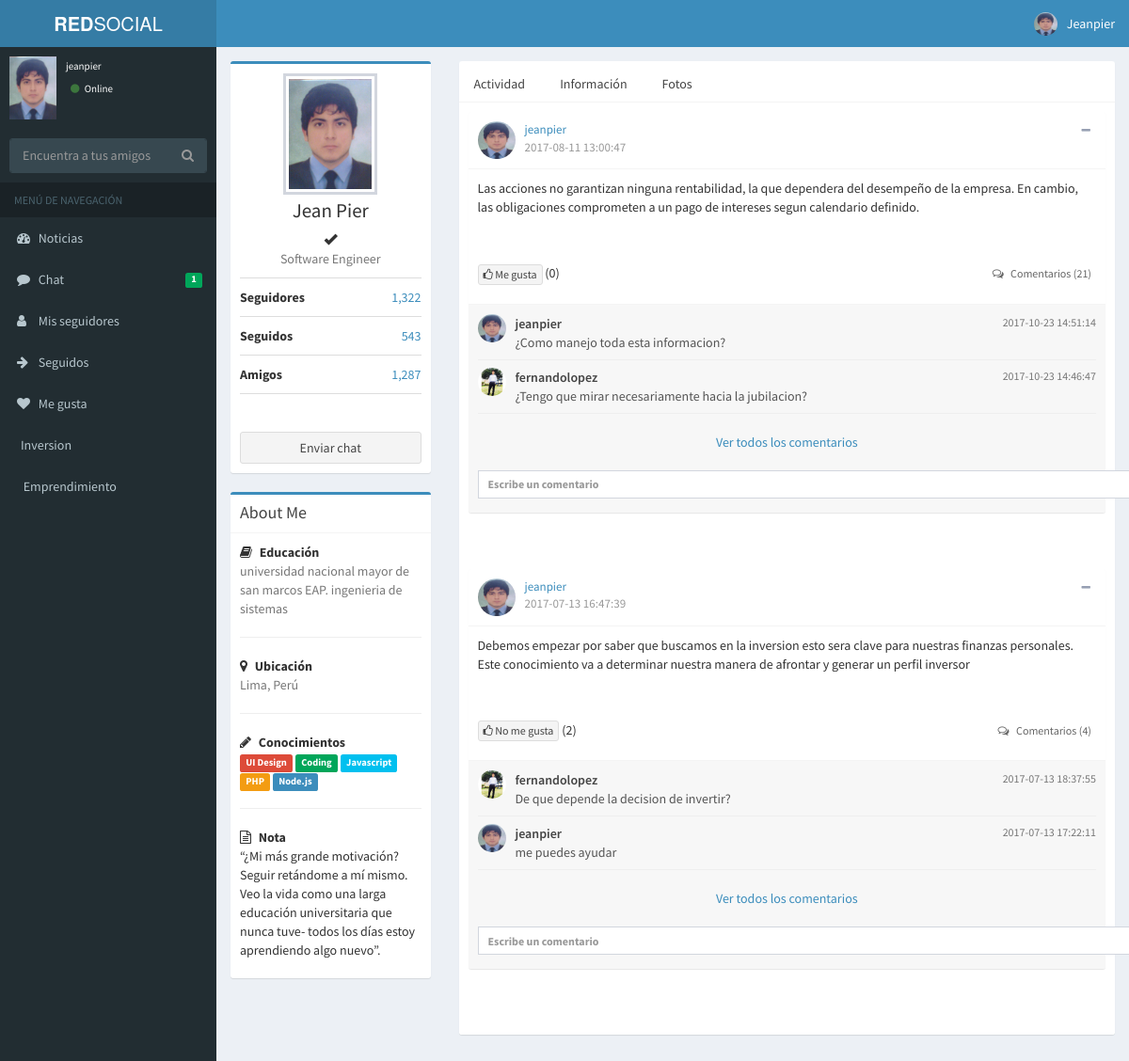
Page /perfil.php?id=1 (signed in) on the committed database.
### tables this page shows
CREATE TABLE `usuarios` (
  `id_use` int(11) NOT NULL,
  `nombre` varchar(100) NOT NULL,
  `usuario` varchar(100) NOT NULL,
  `contrasena` varchar(100) NOT NULL,
  `nacimiento` date NOT NULL,
  `avatar` varchar(200) NOT NULL,
  `email` varchar(100) NOT NULL,
  `sexo` varchar(100) NOT NULL,
  `fecha_reg` datetime NOT NULL,
  `verificado` int(11) NOT NULL DEFAULT '0',
  `privada` int(11) NOT NULL
);

CREATE TABLE `publicaciones` (
  `id_pub` int(11) NOT NULL,
  `usuario` int(11) NOT NULL,
  `fecha` datetime NOT NULL,
  `contenido` text NOT NULL,
  `imagen` int(11) NOT NULL,
  `album` int(11) NOT NULL,
  `comentarios` int(11) NOT NULL,
  `likes` int(11) NOT NULL
);

CREATE TABLE `comentarios` (
  `id_com` int(11) NOT NULL,
  `usuario` int(11) NOT NULL,
  `comentario` text NOT NULL,
  `fecha` datetime NOT NULL,
  `publicacion` int(11) NOT NULL
);

### miactividad.php (the view, shortened to what this page needs)
<?php
include 'lib/config.php';
?>
<?php
$CantidadMostrar=5;
$aid = mysqli_real_escape_string($connect,$_GET['id']);
    $compag         =(int)(!isset($_GET['pag'])) ? 1 : $_GET['pag'];
  $consultavistas ="SELECT *
        FROM
        publicaciones WHERE usuario = '$aid'
        ORDER BY
        id_pub DESC LIMIT ".(($compag-1)*$CantidadMostrar)." , ".$CantidadMostrar;
  $consulta=mysqli_query($connect,$consultavistas);
  while ($lista=mysqli_fetch_array($consulta)) {
    $userid = mysqli_real_escape_string($connect,$lista['usuario']);
    $usuariob = mysqli_query($connect,"SELECT * FROM usuarios WHERE id_use = '$userid'");
    $use = mysqli_fetch_array($usuariob);
  ?>
          <div class="box box-widget">
            <div class="box-header with-border">
              <div class="user-block">
                <img class="img-circle" src="avatars/<?php echo $use['avatar']; ?>" alt="User Image">
                <span class="description" onclick="location.href='perfil.php?id=<?php echo $use['id_use'];?>';" style="cursor:pointer; color: #3C8DBC;""><?php echo $use['usuario'];?></span>
                <span class="description"><?php echo $lista['fecha'];?></span>
              </div>
              <div class="box-tools">
                <button type="button" class="btn btn-box-tool" data-widget="collapse"><i class="fa fa-minus"></i>
                </button>
              </div>
            </div>
            <div class="box-body">
              <p><?php echo $lista['contenido'];?></p>
              <br><br>
              <?php
              $numcomen = mysqli_num_rows(mysqli_query($connect,"SELECT * FROM comentarios WHERE publicacion = '".$lista['id_pub']."'"));
              ?>
            <ul class="list-inline">
              <?php
              $query = mysqli_query($connect,"SELECT * FROM likes WHERE post = '".$lista['id_pub']."' AND usuario = ".$_SESSION['id']."");
              if (mysqli_num_rows($query) == 0) { ?>
                <li><div class="btn btn-default btn-xs like" id="<?php echo $lista['id_pub']; ?>"><i class="fa fa-thumbs-o-up"></i> Me gusta </div><span id="likes_<?php echo $lista['id_pub']; ?>"> (<?php echo $lista['likes']; ?>)</span></li>
              <?php } else { ?>
                <li><div class="btn btn-default btn-xs like" id="<?php echo $lista['id_pub']; ?>"><i class="fa fa-thumbs-o-up"></i> No me gusta </div><span id="likes_<?php echo $lista['id_pub']; ?>"> (<?php echo $lista['likes']; ?>)</span></li>
              <?php } ?>
                    <li class="pull-right">
                      <span href="#" class="link-black text-sm"><i class="fa fa-comments-o margin-r-5"></i> Comentarios
                        (<?php echo $numcomen; ?>)</span></li>
                  </ul>
            </div>
            <div class="box-footer box-comments">
            <?php
            $comentarios = mysqli_query($connect,"SELECT * FROM comentarios WHERE publicacion = '".$lista['id_pub']."' ORDER BY id_com desc LIMIT 2");
            while($com=mysqli_fetch_array($comentarios)){
              $usuarioc = mysqli_query($connect,"SELECT * FROM usuarios WHERE id_use = '".$com['usuario']."'");
              $usec = mysqli_fetch_array($usuarioc);
              ?>
              <div class="box-comment">
                <img class="img-circle img-sm" src="avatars/<?php echo $usec['avatar'];?>">
                <div class="comment-text">
                      <span class="username">
                        <?php echo $usec['usuario'];?>
                        <span class="text-muted pull-right"><?php echo $com['fecha'];?></span>
                      </span>
                  <?php echo $com['comentario'];?>
                </div>
              </div>
              <?php } ?>
              <?php if ($numcomen > 2) { ?>
              <br>
                <center><span onclick="location.href='publicacion.php?id=<?php echo $lista['id_pub'];?>';" style="cursor:pointer; color: #3C8DBC;">Ver todos los comentarios</span></center>
              <?php } ?>
              <br>
                <form method="post" action="">
                <label id="record-<?php  echo $lista['id_pub'];?>">
                <input type="text" class="enviar-btn form-control input-sm" style="width: 800px;" placeholder="Escribe un comentario" name="comentario" id="comentario-<?php  echo $lista['id_pub'];?>">
                </form>
              </div>
        </div>
    <br><br>
  <?php
  }
?>

### perfil.php (shortened to what this page needs)
<?php
include 'lib/config.php';
include 'lib/socialnetwork-lib.php';
?>
<?php
  if(isset($_GET['id']))
  {
  $id = mysqli_real_escape_string($connect,$_GET['id']);
  $infouser = mysqli_query($connect,"SELECT * FROM usuarios WHERE id_use = '$id'");
  $use = mysqli_fetch_array($infouser);
  $amigos = mysqli_query($connect,"SELECT * FROM amigos WHERE de = '$id' AND para = '".$_SESSION['id']."' OR de = '".$_SESSION['id']."' AND para = '$id'");
  $ami = mysqli_fetch_array($amigos);
  ?>
<!DOCTYPE html>
<html>
<head>
  <link rel="stylesheet" href="bootstrap/css/bootstrap.min.css">
  <link rel="stylesheet" href="https://cdnjs.cloudflare.com/ajax/libs/font-awesome/4.5.0/css/font-awesome.min.css">
  <link rel="stylesheet" href="https://cdnjs.cloudflare.com/ajax/libs/ionicons/2.0.1/css/ionicons.min.css">
  <link rel="stylesheet" href="dist/css/AdminLTE.min.css">
  <link rel="stylesheet" href="dist/css/skins/_all-skins.min.css">
</head>
<body class="hold-transition skin-blue sidebar-mini">
<div class="wrapper">
  <?php echo Headerb (); ?>
  <?php echo Side (); ?>
  <div class="content-wrapper">
    <section class="content">
      <div class="row">
        <div class="col-md-3">
          <div class="box box-primary">
            <div class="box-body box-profile">
              <img class="profile-user-img img-responsive" src="avatars/<?php echo $use['avatar'];?>" alt="User profile picture">
              <h3 class="profile-username text-center"><?php echo $use['nombre'];?></h3>
              <?php if($use['verificado'] != 0) {?>
              <center><span class="glyphicon glyphicon-ok"></span></center>
              <?php } ?>
              <p class="text-muted text-center">Software Engineer</p>
              <ul class="list-group list-group-unbordered">
                <li class="list-group-item">
                  <b>Seguidores</b> <a class="pull-right">1,322</a>
                </li>
                <li class="list-group-item">
                  <b>Seguidos</b> <a class="pull-right">543</a>
                </li>
                <li class="list-group-item">
                  <b>Amigos</b> <a class="pull-right">1,287</a>
                </li>
              </ul>
              <br>
              <a href="chat.php?usuario=<?php echo $id; ?>"><input type="button" class="btn btn-default btn-block" name="dejarseguir" value="Enviar chat"></a>
            </div>
          </div>
          <div class="box box-primary">
            <div class="box-header with-border">
              <h3 class="box-title">About Me</h3>
            </div>
            <div class="box-body">
              <strong><i class="fa fa-book margin-r-5"></i> Educación</strong>
              <p class="text-muted">
                universidad nacional mayor de san marcos EAP. ingenieria de sistemas
              </p>
              <hr>
              <strong><i class="fa fa-map-marker margin-r-5"></i> Ubicación</strong>
              <p class="text-muted">Lima, Perú</p>
              <hr>
              <strong><i class="fa fa-pencil margin-r-5"></i> Conocimientos</strong>
              <p>
                <span class="label label-danger">UI Design</span>
                <span class="label label-success">Coding</span>
                <span class="label label-info">Javascript</span>
                <span class="label label-warning">PHP</span>
                <span class="label label-primary">Node.js</span>
              </p>
              <hr>
              <strong><i class="fa fa-file-text-o margin-r-5"></i> Nota</strong>
              <p>“¿Mi más grande motivación? Seguir retándome a mí mismo. Veo la vida como una larga educación universitaria que nunca tuve- todos los días estoy aprendiendo algo nuevo”.</p>
            </div>
          </div>
        </div>
        <div class="col-md-9">
          <div class="nav-tabs-custom">
            <ul class="nav nav-tabs">
              <li class="<?php echo $pag == 'miactividad' ? 'active' : ''; ?>"><a href="?id=<?php echo $id;?>&perfil=miactividad">Actividad</a></li>
              <li class="<?php echo $pag == 'informacion' ? 'active' : ''; ?>"><a href="?id=<?php echo $id;?>&perfil=informacion">Información</a></li>
              <li class="<?php echo $pag == 'fotos' ? 'active' : ''; ?>"><a href="?id=<?php echo $id;?>&perfil=fotos">Fotos</a></li>
            </ul>
            <div class="tab-content">
          <div class="scroll">
          <?php
          if($use['privada'] != 1) { ?>
            <?php
            $pagina = isset($_GET['perfil']) ? strtolower($_GET['perfil']) : 'miactividad';
            require_once $pagina.'.php';
            ?>
          <?php } elseif ($use['privada'] == 1 AND $_SESSION['id'] == $id) { ?>
            <?php
            $pagina = isset($_GET['perfil']) ? strtolower($_GET['perfil']) : 'miactividad';
            require_once $pagina.'.php';
            ?>
          <?php } else { ?>
          <center><h2>Este perfil es privado, envia una solicitud</h2></center>
          <?php } ?>
          </div>
              </div>
          </div>
        </div>
      </div>
    </section>
  </div>
</div>
</body>
</html>
<?php
}
?>

### lib/socialnetwork-lib.php (shortened to what this page needs)
<?php
function Headerb ()
{
?>
<header class="main-header">
    <a href="index.php" class="logo">
      <span class="logo-lg"><b>RED</b>SOCIAL</span>
    </a>
    <nav class="navbar navbar-static-top">
      <div class="navbar-custom-menu">
        <ul class="nav navbar-nav">
          <li class="dropdown user user-menu">
            <a href="#" class="dropdown-toggle" data-toggle="dropdown">
              <img src="images/<?php echo $_SESSION['avatar']; ?>" class="user-image" alt="User Image">
              <span class="hidden-xs"><?php echo(ucwords($_SESSION['usuario'])); ?></span>
            </a>
          </li>
              </ul>
        </div>
    </nav>
  </header>
<?php
}
?>
<?php
function Side ()
{
?>
  <aside class="main-sidebar">
    <section class="sidebar">
      <div class="user-panel">
        <div class="pull-left">
          <img src="avatars/<?php echo ($_SESSION['avatar']); ?>" width="50" alt="User Image">
        </div>
        <div class="pull-left info">
          <a href="perfil.php?id=<?php echo ($_SESSION['id']); ?>"><p><?php echo ($_SESSION['usuario']); ?></p></a>
          <a href="#"><i class="fa fa-circle text-success"></i> Online</a>
        </div>
      </div>
      <form action="#" method="get" class="sidebar-form">
        <div class="input-group">
          <input type="text" name="q" class="form-control" placeholder="Encuentra a tus amigos">
              <span class="input-group-btn">
                <button type="submit" name="search" id="search-btn" class="btn btn-flat"><i class="fa fa-search"></i>
                </button>
              </span>
        </div>
      </form>
      <ul class="sidebar-menu">
        <li class="header">MENÚ DE NAVEGACIÓN</li>
        <li>
          <a href="index.php">
            <i class="fa fa-dashboard"></i> <span>Noticias</span>
          </a>
        </li>
        <li>
          <a href="chats.php">
            <i class="fa fa-comment"></i> <span>Chat</span>
            <span class="pull-right-container">
              <small class="label pull-right bg-green">1</small>
            </span>
          </a>
        </li>
        <li>
          <a href="index.php">
            <i class="fa fa-user"></i> <span>Mis seguidores</span>
          </a>
        </li>
        <li>
          <a href="index.php">
            <i class="fa fa-arrow-right"></i> <span>Seguidos</span>
          </a>
        </li>
        <li>
          <a href="index.php">
            <i class="fa fa-heart"></i> <span>Me gusta</span>
          </a>
        </li>
        <li>
          <a href="index.php">
            <i class="fas fa-align-justify"></i><span>Inversion</span>
          </a>
        </li>
        <li>
          <a href="index.php">
            <i class="fas fa-align-justify"></i> <span>Emprendimiento</span>
          </a>
        </li>
          </ul>
    </section>
  </aside>
<?php
}
?>

### rows in the picture
usuarios: avatar (picture), nombre "Jean Pier"
publicaciones: usuarios.avatar (picture), usuarios.usuario "jeanpier", fecha "2017-08-11 13:00:47", contenido "Las acciones no garantizan ninguna rentabilidad, la que dependera del desempeño de la empresa. En cambio, las obligaciones comprometen a un pago de intereses segun calendario definido.", likes "0", numcomen "21"
comentarios: usuarios.avatar (picture), usuarios.usuario "jeanpier", fecha "2017-10-23 14:51:14", comentario "¿Como manejo toda esta informacion?"
comentarios: usuarios.avatar (picture), usuarios.usuario "fernandolopez", fecha "2017-10-23 14:46:47", comentario "¿Tengo que mirar necesariamente hacia la jubilacion?"
publicaciones: usuarios.avatar (picture), usuarios.usuario "jeanpier", fecha "2017-07-13 16:47:39", contenido "Debemos empezar por saber que buscamos en la inversion esto sera clave para nuestras finanzas personales. Este conocimiento va a determinar nuestra manera de afrontar y generar un perfil inversor", likes "2", numcomen "4"
comentarios: usuarios.avatar (picture), usuarios.usuario "fernandolopez", fecha "2017-07-13 18:37:55", comentario "De que depende la decision de invertir?"
comentarios: usuarios.avatar (picture), usuarios.usuario "jeanpier", fecha "2017-07-13 17:22:11", comentario "me puedes ayudar"

### other values in the picture
$_SESSION['usuario'] "Jeanpier"
$_SESSION['usuario'] "jeanpier"
